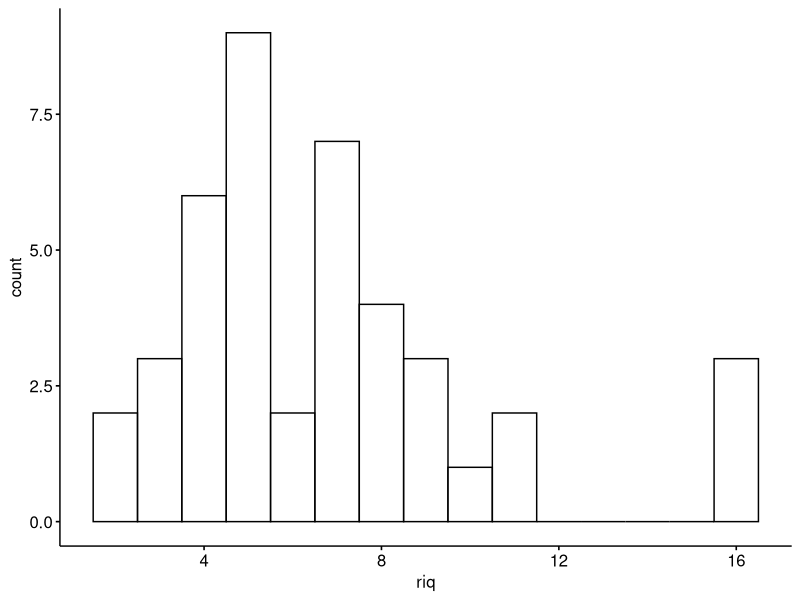

Reproduce this figure in R. (Note: this script raises an error after producing the figure.)
## ---- chunk 1
#| message: false
#| warning: false

# Activar librerías
library(ggpubr)
library(tidyverse)
## ---- chunk 2
# Carga de base de datos CSV
lake <- read.csv("bases/Wudalianchi_Lake_data.csv")

# Obtengamos la columna de riqueza

lake <- lake %>% 
  rowwise() %>% 
  mutate(riq = sum(c_across(17:60)>0))
## ---- chunk 3
# Solo datos
lake$riq

# Tabla de frecuencias absolutas de una variable 
table(lake$riq)

# Tabla de frecuencias relativas
prop.table(table(lake$riq))
## ---- chunk 4
# Cómo se ve la frecuencia absoluta de una variable
# library(ggpubr)
gghistogram(data = lake, x="riq", binwidth = 1)
## ---- chunk 5
# Frecuencia absoluta de una variable 
table(lake$riq, lake$Season)

# Frecuencia relativa de una variable
prop.table(table(lake$riq, lake$Season)) |> round(2)
## ---- chunk 6
# Números aleatorios
rnorm()
rpois()
rbinom()
rgamma()

# Función de densidad
dnorm()
dpois()
dbinom()
dgamma()

# Probabilidad acumulada
pnorm()
ppois()
pbinom()
pgamma()

# Valor de un cuantil
qnorm()
qois()
qbinom()
qgamma()
## ---- chunk 7
# Muestrar vectores
# set.seed(123)
dat <- rnorm(5000, mean = 25, sd = 1)
mean(dat)

# Muestreo sin reemplazamiento
# sample(c(0,1), size = 1, prob = c(0.3, 0.7))

sample(dat, size = 50, replace = FALSE)
sample(dat, size = 10000, replace = FALSE)

# Muestreo con reemplazamiento
sample(dat, size = 10000, replace = TRUE)

## ---- chunk 8
# Definamos una población
poblacion <- rnorm(1000, mean = 250, sd=25)

data.frame(poblacion) %>%
  ggplot(aes(x = poblacion))+
  geom_density()+
  theme_classic()

# Define un tamaño de muestra
tamano <- 50

# Define una cantidad repeticiones para la simulación
rep <- 1000

# Simulemos
muestra <- c()

for (repetición in 1:rep) {
    m <- sample(poblacion, size = tamano)
    muestra <- c(muestra, m)
}

mean(muestra) 
mean(poblacion) 
## ---- chunk 9
# Iniciar el cronómetro
start_time <- Sys.time()

# Definamos una población
poblacion <- rnorm(1000, mean = 250, sd=25)

# Cantidad de replicas
B <- 200

# Cantidad de muestras que serán promediadas en cada réplica
rep <- 100

# Cantidad de elementos a ser muestreados para promediarlos en cada réplica
tamano <- 50
  
# Objeto para almacenar los 1000 promedios de los muestreos
simulacion <- c()


# Simulación
for (i in 1:B){
  
  # Objeto para guardar la muestra
  muestra <- c()
  
  for (j in 1:rep) {
    m <- sample(poblacion, size = i)
    muestra <- c(muestra, m)
  }
  
  simulacion <- c(simulacion, mean(muestra))
}

# Crear la base de datos de graficación
base_final <- data.frame(N = 1:B,
                   Prom = simulacion)

# Obtener promedio y desviación estandar 
# de los resultados
pr <- mean(poblacion)
sd <- sd(poblacion)

# Calcular el error estándar
ME <- 1.69 * (sd/sqrt(5000))
ME

# Gráfico de la simulación
base_final %>% 
  ggplot(aes(x=N, y=Prom))+
  geom_line(color="red")+
  geom_hline(yintercept = pr)+
  geom_hline(yintercept = (pr-ME), lty=2)+
  geom_hline(yintercept = (pr+ME), lty=2) 

# Finalizar el cronómetro
end_time <- Sys.time()

# Calcular el tiempo transcurrido
time_taken <- end_time - start_time
print(paste("El tiempo total de ejecución fue:", time_taken))
## ---- chunk 10
# Parámetros de la distribución Binomial
n <- 30    # Número de nidos
p <- 0.55   # Probabilidad de supervivencia de un polluelo

# Simulación de la supervivencia de 1000 polluelos
set.seed(123)  
supervivencia <- rbinom(1000, size = n, prob = p)

# Cálculo del número medio de supervivientes
promedio_superv <- mean(supervivencia)
promedio_superv

# Visualización de la distribución de supervivencia
data.frame(supervivencia = supervivencia) %>%
  count(supervivencia) %>% 
  ggbarplot(x = "supervivencia", y = "n", fill="lightblue") +
  geom_vline(xintercept = promedio_superv, lwd = 1, lty = 2, color = "blue")  +
  scale_x_continuous(breaks = seq(8,25,1))
## ---- chunk 11
# Datos polluelos
datos_polluelos <- data.frame(
  polluelos_supervivientes = c(11, 4, 8, 8, 8, 6, 8, 5, 6, 5, 8, 
                               9, 7, 10, 4, 14, 9, 7, 9, 5, 6, 4,
                               6, 7, 5, 4, 8, 5, 5, 6, 10, 7, 7, 
                               6, 4, 7, 5, 8, 5, 4, 8, 8, 7, 5, 
                               5, 9, 8, 6, 7, 8, 7, 8, 7, 6, 7, 
                               6, 11, 6, 10, 6, 9, 11, 9, 5, 11,
                               8, 9, 8, 6, 5, 7, 6, 5, 7, 7, 10,
                               5, 9, 9, 6, 8, 5, 6, 8, 10, 7, 7, 
                               9, 6, 9, 9, 5, 4, 7, 10, 7, 7, 7, 
                               5, 5))

# Estimación de la probabilidad de supervivencia
n <- 20  
p_est <- mean(datos_polluelos$polluelos_supervivientes) / n  # Probabilidad estimada
p_est

# Simulación de la supervivencia con el parámetro estimado
supervivencia_sim <- rbinom(1000, size = n, prob = p_est)

# Cálculo del número medio de supervivientes
promedio_sup <- mean(supervivencia_sim)
promedio_sup

# Visualización de la nueva distribución de supervivencia
data.frame(supervivencia = supervivencia_sim) %>%
  count(supervivencia) %>% 
  ggbarplot(x = "supervivencia", y = "n", fill="lightblue") +
  geom_vline(xintercept = promedio_sup, lwd = 1, lty = 2, color = "blue") +
  scale_x_continuous(breaks = seq(0,15,1))
## ---- chunk 12
# Parámetro de la distribución Poisson (número promedio de eventos)
# Promedio de avistamientos por semana
lambda <- 3   

# Probabilidad de observar exactamente 5 avistamientos en una semana
p5a1s <- dpois(5, lambda)
p5a1s

# Simulación de 1000 semanas de observación
set.seed(123)  
avistamientos <- rpois(1000, lambda)
avistamientos

# Cálculo del promedio de avistamientos simulados
promedio_avistamientos <- mean(avistamientos)
promedio_avistamientos

# Visualización de la distribución de avistamientos
data.frame(avistamientos = avistamientos) %>%
  count(avistamientos) %>% 
  ggbarplot(x = "avistamientos", y = "n", fill = "chartreuse3") +
  geom_vline(xintercept = promedio_avistamientos, 
             lwd = 1, lty = 2, color = "darkgreen") +
  scale_x_continuous(breaks = seq(0,10,1))

## ---- chunk 13
# Generación de datos sintéticos
set.seed(456)
data <- data.frame(
  semana = 1:80,
  avistamientos = rpois(80, lambda = 2.8)  # Datos simulados
)

# Estimación del promedio de avistamientos por semana
lambda_est <- mean(data$avistamientos)
lambda_est

# Simulación de avistamientos con el parámetro estimado
avistamientos_est <- rpois(1000, lambda = lambda_est)

# Cálculo del promedio de avistamientos simulados
promedio_avistamientos_est <- mean(avistamientos_est)
promedio_avistamientos_est

# Visualización de la nueva distribución de avistamientos
data.frame(avistamientos = avistamientos_est) %>%
  count(avistamientos) %>% 
  ggbarplot(x = "avistamientos", y = "n", fill = "chartreuse3") +
  geom_vline(xintercept = promedio_avistamientos_est, 
             lwd = 1, lty = 2, color = "darkgreen") +
  scale_x_continuous(breaks = seq(0,9,1))

# ¿Quieres saber cuales son los valores de las barras?
dpois(seq(0,9,1),lambda_est) |> round(2)
## ---- chunk 14
# Parámetros de la distribución Gamma
## Parámetro de forma
alpha <- 5    

## Parámetro de tasa
beta <- 0.2

# Simulación de 1000 tiempos de recuperación
set.seed(123)  # Para reproducibilidad
tiempos_recuperacion <- rgamma(1000, shape = alpha, rate = beta)

# Cálculo del tiempo medio de recuperación esperado
tiempo_medio <- mean(tiempos_recuperacion)
tiempo_medio

# Visualización de la distribución de tiempos de recuperación
library(ggpubr)
data.frame(tr = tiempos_recuperacion) %>%
  gghistogram(x = "tr", fill = "coral1")+
  geom_vline(xintercept = tiempo_medio, lwd=1, lty=2, color="firebrick")

## ---- chunk 15
# Tiempos de recuperación observados
datos_recu <- data.frame(
  tipo = c(rep(c("Primario","Secundario"),4)),
  tiempos_observados = c(20.5, 29.3, 18.9, 23.1, 21.6, 30.4, 22.7, 24.9))

range(datos_recu$tiempos_observados)
tapply(datos_recu$tiempos_observados, 
       datos_recu$tipo, mean)

# Ajuste de la distribución Gamma para obtener la
tipo_primario <- datos_recu %>% 
  filter(tipo == "Primario") %>% 
  pull(tiempos_observados)

library(MASS)
ajuste_gamma <- fitdistr(tipo_primario, "gamma")

# Estimación de los parámetros α y β
alpha <- ajuste_gamma$estimate["shape"]
beta <- ajuste_gamma$estimate["rate"]

# Simulación de 1000 tiempos de recuperación
set.seed(123) 
tiempos_recuperacion2 <- rgamma(1000, shape = alpha, rate = beta)

# Promedio de la simulación a partir de datos reales
tiempo_medio2 <- mean(tiempos_recuperacion2)

# Visualización de la distribución de tiempos de recuperación
data.frame(tr = tiempos_recuperacion2) %>%
  gghistogram(x = "tr", fill = "coral1")+
  geom_vline(xintercept = tiempo_medio2, lwd=1, lty=2, color="firebrick")
  
## ---- chunk 16
# Generar datos de una distribución normal
set.seed(123)
normales <- rnorm(1000, mean = 15, sd = 2)
range(normales)

# Calcular la ECDF utilizando la función ecdf()
ecdf_norm <- ecdf(normales)

# Graficar la ECDF
plot(ecdf_norm, xlab = "Valor", ylab = "Probabilidad acumulada")

# Calcular la probabilidad de que al escoger un valor al azar este sea menor igual de 12
pnorm(12, mean = 15, sd = 2)

# Calcular la probabilidad de que al escoger un valor al azar este sea mayor de 12
1 - pnorm(12, mean = 15, sd = 2)

# Calcular la probabilidad de que al escoger un valor al azar este esté entre 12 o 13
pnorm(13, mean = 15, sd = 2) - pnorm(12, mean = 15, sd = 2)

## ---- chunk 17
# Parámetros de la distribución Normal
mu <- 150   
sigma <- 20 

# Probabilidad de que el peso esté entre 140 y 160 gramos
pnorm(160, mean = mu, sd = sigma) - pnorm(140, mean = mu, sd = sigma)

# Simulación de pesos de 1000 roedores
set.seed(123) 
pesos <- rnorm(1000, mean = mu, sd = sigma)

# Cálculo del peso promedio y la desviación estándar
peso_promedio <- mean(pesos)
desviacion_estandar <- sd(pesos)
peso_promedio
desviacion_estandar

# Visualización de la distribución de pesos
library(ggpubr)
data.frame(pesos = pesos) %>%
  gghistogram(x = "pesos", fill = "orchid") +
  geom_vline(xintercept = peso_promedio, lwd = 1, lty = 2, color = "purple4") 

